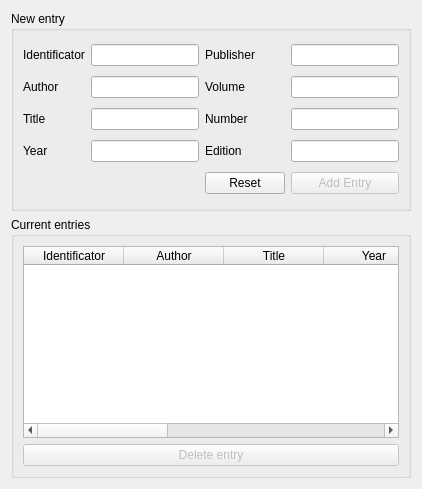
     <widget class="QWidget" name="tabBook">
      <attribute name="title">
       <string>Book</string>
      </attribute>
      <layout class="QGridLayout" name="gridLayout_7">
       <item row="0" column="0">
        <widget class="QGroupBox" name="groupBoxBookNewEntry">
         <property name="minimumSize">
          <size>
           <width>0</width>
           <height>200</height>
          </size>
         </property>
         <property name="maximumSize">
          <size>
           <width>16777215</width>
           <height>200</height>
          </size>
         </property>
         <property name="title">
          <string>New entry</string>
         </property>
         <layout class="QGridLayout" name="gridLayout_6">
          <item row="2" column="1">
           <widget class="QLineEdit" name="lineEditBookTitle"/>
          </item>
          <item row="3" column="0">
           <widget class="QLabel" name="labelBookYear">
            <property name="text">
             <string>Year</string>
            </property>
           </widget>
          </item>
          <item row="3" column="2">
           <widget class="QLabel" name="labelBookEdition">
            <property name="text">
             <string>Edition</string>
            </property>
           </widget>
          </item>
          <item row="1" column="2">
           <widget class="QLabel" name="labelBookVolume">
            <property name="text">
             <string>Volume</string>
            </property>
           </widget>
          </item>
          <item row="2" column="2">
           <widget class="QLabel" name="labelBookNumber">
            <property name="text">
             <string>Number</string>
            </property>
           </widget>
          </item>
          <item row="0" column="1">
           <widget class="QLineEdit" name="lineEditBookID"/>
          </item>
          <item row="2" column="0">
           <widget class="QLabel" name="labelBookTitle">
            <property name="text">
             <string>Title</string>
            </property>
           </widget>
          </item>
          <item row="0" column="2">
           <widget class="QLabel" name="labelBookPublisher">
            <property name="text">
             <string>Publisher</string>
            </property>
           </widget>
          </item>
          <item row="0" column="0">
           <widget class="QLabel" name="labelBookID">
            <property name="text">
             <string>Identificator</string>
            </property>
           </widget>
          </item>
          <item row="1" column="1">
           <widget class="QLineEdit" name="lineEditBookAuthor"/>
          </item>
          <item row="1" column="0">
           <widget class="QLabel" name="labelBookAuthor">
            <property name="text">
             <string>Author</string>
            </property>
           </widget>
          </item>
          <item row="3" column="1">
           <widget class="QLineEdit" name="lineEditBookYear">
            <property name="maxLength">
             <number>4</number>
            </property>
           </widget>
          </item>
          <item row="4" column="5">
           <widget class="QPushButton" name="pushButtonBookAddEntry">
            <property name="enabled">
             <bool>false</bool>
            </property>
            <property name="text">
             <string>Add Entry</string>
            </property>
           </widget>
          </item>
          <item row="3" column="5">
           <widget class="QLineEdit" name="lineEditBookEdition"/>
          </item>
          <item row="2" column="5">
           <widget class="QLineEdit" name="lineEditBookNumber"/>
          </item>
          <item row="1" column="5">
           <widget class="QLineEdit" name="lineEditBookVolume"/>
          </item>
          <item row="0" column="5">
           <widget class="QLineEdit" name="lineEditBookPublisher"/>
          </item>
          <item row="4" column="2">
           <widget class="QPushButton" name="pushButtonBookReset">
            <property name="text">
             <string>Reset</string>
            </property>
           </widget>
          </item>
         </layout>
        </widget>
       </item>
       <item row="1" column="0">
        <widget class="QGroupBox" name="groupBoxBookCurrentEntries">
         <property name="title">
          <string>Current entries</string>
         </property>
         <layout class="QGridLayout" name="gridLayout_5">
          <item row="1" column="0">
           <widget class="QPushButton" name="pushButtonBookDelete">
            <property name="enabled">
             <bool>false</bool>
            </property>
            <property name="text">
             <string>Delete entry</string>
            </property>
           </widget>
          </item>
          <item row="0" column="0">
           <widget class="QTableWidget" name="tableWidgetBooks">
            <property name="selectionMode">
             <enum>QAbstractItemView::SingleSelection</enum>
            </property>
            <property name="selectionBehavior">
             <enum>QAbstractItemView::SelectRows</enum>
            </property>
            <attribute name="horizontalHeaderShowSortIndicator" stdset="0">
             <bool>false</bool>
            </attribute>
            <attribute name="horizontalHeaderStretchLastSection">
             <bool>true</bool>
            </attribute>
            <attribute name="verticalHeaderVisible">
             <bool>false</bool>
            </attribute>
            <attribute name="verticalHeaderStretchLastSection">
             <bool>false</bool>
            </attribute>
            <column>
             <property name="text">
              <string>Identificator</string>
             </property>
            </column>
            <column>
             <property name="text">
              <string>Author</string>
             </property>
            </column>
            <column>
             <property name="text">
              <string>Title</string>
             </property>
            </column>
            <column>
             <property name="text">
              <string>Year</string>
             </property>
            </column>
            <column>
             <property name="text">
              <string>Publisher</string>
             </property>
            </column>
            <column>
             <property name="text">
              <string>Volume</string>
             </property>
            </column>
            <column>
             <property name="text">
              <string>Number</string>
             </property>
            </column>
            <column>
             <property name="text">
              <string>Edition</string>
             </property>
            </column>
           </widget>
          </item>
         </layout>
        </widget>
       </item>
      </layout>
     </widget>
